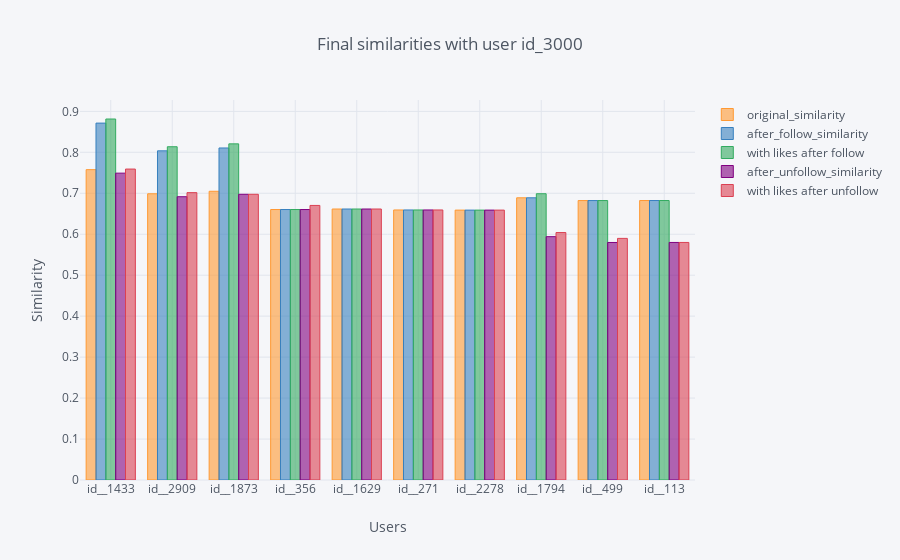

Source (notebook cell):
### Code cell
end_similarity.iplot(kind='bar', x='plan_ori_id', title='Final similarities with user id_3000', 
            yTitle='Similarity', xTitle='Users')

### Figure 1 — Plotly figure (JSON) as saved in the notebook; plotly's stock layout.template omitted (floating-point values rounded to 4 significant figures)
{"data": [{"marker": {"color": "rgba(255, 153, 51, 0.6)", "line": {"color": "rgba(255, 153, 51, 1.0)", "width": 1}}, "name": "original_similarity", "orientation": "v", "text": "", "type": "bar", "uid": "7c593673-eb43-4400-afa4-bb99bd40857e", "x": ["id__1433", "id__2909", "id__1873", "id__356", "id__1629", "id__271", "id__2278", "id__1794", "id__499", "id__113"], "y": [0.7577, 0.6988, 0.7049, 0.6603, 0.6616, 0.6593, 0.6589, 0.6889, 0.6822, 0.6823]}, {"marker": {"color": "rgba(55, 128, 191, 0.6)", "line": {"color": "rgba(55, 128, 191, 1.0)", "width": 1}}, "name": "after_follow_similarity", "orientation": "v", "text": "", "type": "bar", "uid": "1f51b002-0cce-4295-9020-1abb89ef7494", "x": ["id__1433", "id__2909", "id__1873", "id__356", "id__1629", "id__271", "id__2278", "id__1794", "id__499", "id__113"], "y": [0.8713, 0.8036, 0.8106, 0.6603, 0.6616, 0.6593, 0.6589, 0.6889, 0.6822, 0.6823]}, {"marker": {"color": "rgba(50, 171, 96, 0.6)", "line": {"color": "rgba(50, 171, 96, 1.0)", "width": 1}}, "name": "with likes after follow", "orientation": "v", "text": "", "type": "bar", "uid": "45ff43ad-e927-45f8-b4e7-a6500375e13f", "x": ["id__1433", "id__2909", "id__1873", "id__356", "id__1629", "id__271", "id__2278", "id__1794", "id__499", "id__113"], "y": [0.8813, 0.8136, 0.8206, 0.6603, 0.6616, 0.6593, 0.6589, 0.6989, 0.6822, 0.6823]}, {"marker": {"color": "rgba(128, 0, 128, 0.6)", "line": {"color": "rgba(128, 0, 128, 1.0)", "width": 1}}, "name": "after_unfollow_similarity", "orientation": "v", "text": "", "type": "bar", "uid": "41eb8ed3-e1e5-4e77-be84-73e8f01ba621", "x": ["id__1433", "id__2909", "id__1873", "id__356", "id__1629", "id__271", "id__2278", "id__1794", "id__499", "id__113"], "y": [0.7491, 0.6916, 0.6975, 0.6603, 0.6616, 0.6593, 0.6589, 0.5941, 0.5799, 0.58]}, {"marker": {"color": "rgba(219, 64, 82, 0.6)", "line": {"color": "rgba(219, 64, 82, 1.0)", "width": 1}}, "name": "with likes after unfollow", "orientation": "v", "text": "", "type": "bar", "uid": "fab6b8f4-5afb-4262-8ad6-9d261a58907a", "x": ["id__1433", "id__2909", "id__1873", "id__356", "id__1629", "id__271", "id__2278", "id__1794", "id__499", "id__113"], "y": [0.7591, 0.7016, 0.6975, 0.6703, 0.6616, 0.6593, 0.6589, 0.6041, 0.5899, 0.58]}], "layout": {"legend": {"bgcolor": "#F5F6F9", "font": {"color": "#4D5663"}}, "paper_bgcolor": "#F5F6F9", "plot_bgcolor": "#F5F6F9", "title": {"font": {"color": "#4D5663"}, "text": "Final similarities with user id_3000"}, "xaxis": {"gridcolor": "#E1E5ED", "showgrid": true, "tickfont": {"color": "#4D5663"}, "title": {"font": {"color": "#4D5663"}, "text": "Users"}, "zerolinecolor": "#E1E5ED"}, "yaxis": {"gridcolor": "#E1E5ED", "showgrid": true, "tickfont": {"color": "#4D5663"}, "title": {"font": {"color": "#4D5663"}, "text": "Similarity"}, "zerolinecolor": "#E1E5ED"}}}
